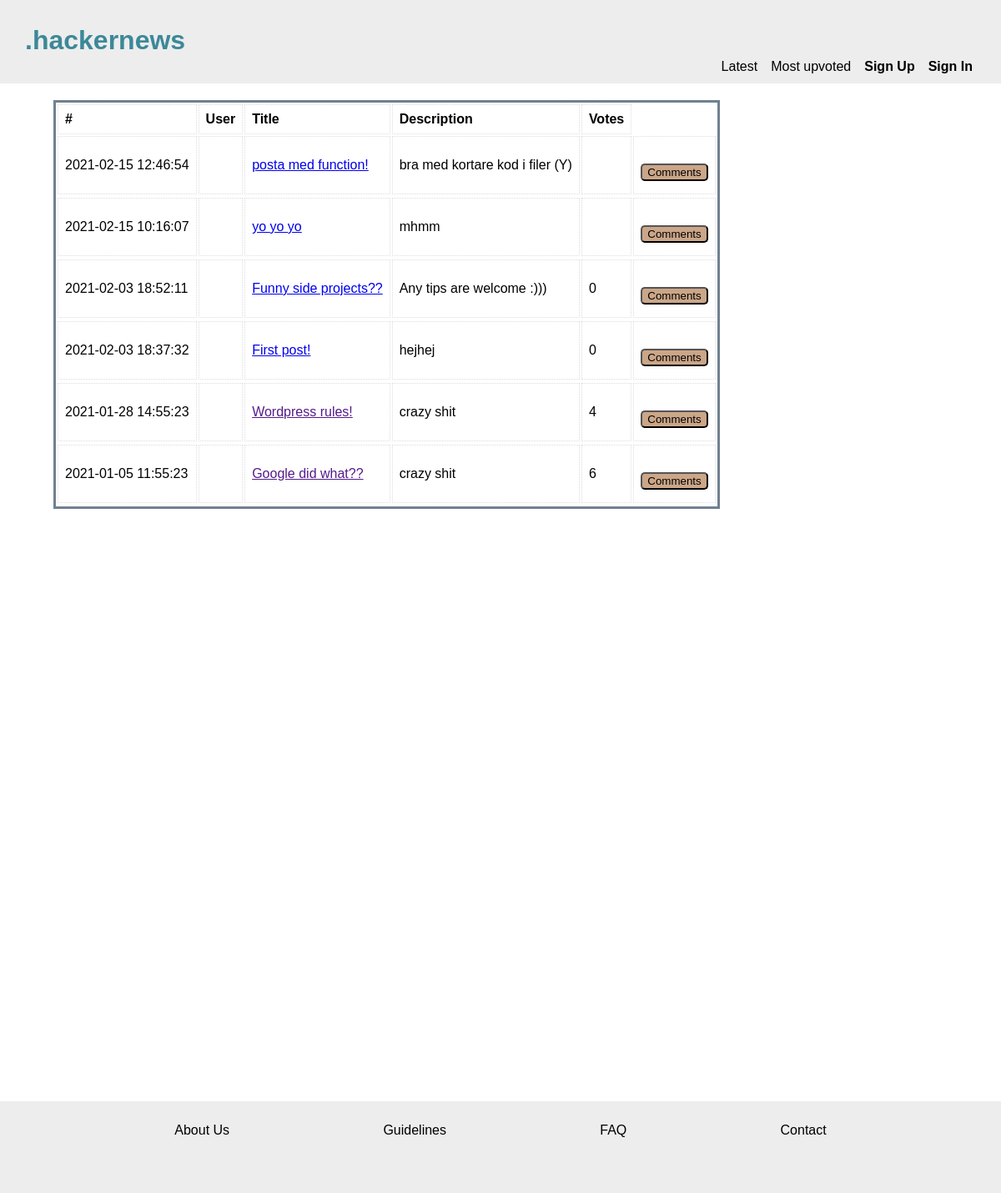
Before: / with the older database file.
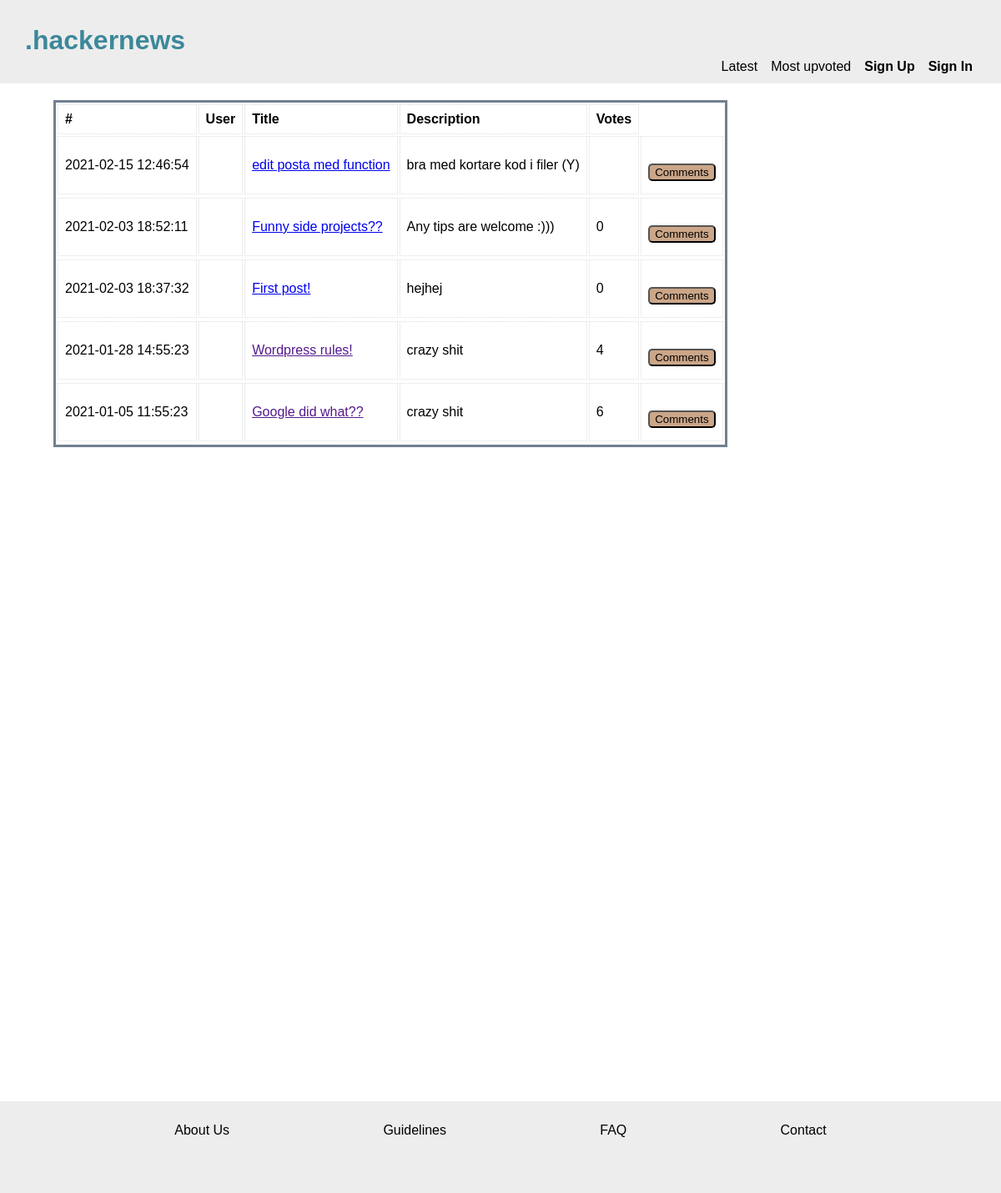
After: the same page with the newer database file.
### tables this page shows
CREATE TABLE posts (
	id INTEGER PRIMARY KEY, 
	users_id INT NOT NULL, 
	author VARCHAR NOT NULL, 
	title VARCHAR, 
	description VARCHAR, 
	link VARCHAR, 
	upvotes INT, 
	published TIMESTAMP NOT NULL,  
	FOREIGN KEY (users_id) REFERENCES users( id), 
	FOREIGN KEY (author) REFERENCES users(username));

### app/functions.php (called while the page is built, shortened)
<?php
function getLatestPosts(PDO $pdo)
{
    $statement = $pdo->prepare('SELECT * FROM posts ORDER BY published DESC');
    $statement->execute();
    $posts = $statement->fetchAll(PDO::FETCH_ASSOC);
    return $posts;
}

### index.php (the view, shortened to what this page needs)
<?php
require __DIR__ . '/app/autoload.php';
require __DIR__ . '/views/header.php';
?>
<main class="boxXL">
    <table class="tablePosts">
        <?php if (isset($_GET['order'])) {
            $posts = getTopPosts($pdo);
        } else {
            $posts = getLatestPosts($pdo);
        } ?>
        <tbody class="tbodyPost">
            <tr>
                <th>#</th>
                <th>User</th>
                <th>Title</th>
                <th>Description</th>
                <th>Votes</th>
            </tr>
            <?php foreach ($posts as $post) : ?>
                <tr class="row-post">
                    <td><?= $post['published']; ?></td>
                    <td><?php if (isset($_SESSION['user'])) : ?>
                            <?php if ($post['author'] === $_SESSION['user']['username']) : ?>
                                <b><?= $post['author']; ?></b>
                                <form action="/editPost.php?post_id=<?= $post['id'] ?>" method="POST">
                                    <button type="submit" name="edit">Edit Post</button>
                                </form>
                            <?php else :
                                echo $post['author']; ?>
                            <?php endif; ?>
                        <?php endif; ?>
                    </td>
                    <td><a href="<?= $post['link']; ?>"> <?= $post['title']; ?></a></td>
                    <td><?= $post['description']; ?></td>
                    <td><?= $post['upvotes']; ?></td>
                    <td>
                        <form action="/singlePost.php" method="POST">
                            <button type="submit" name="show">Comments</button>
                        </form>
                </tr>
        </tbody>
    <?php endforeach; ?>
    </table>
</main>
<?php require __DIR__ . '/views/footer.php'; ?>

### views/header.php (shortened to what this page needs)
<!DOCTYPE html>
<html lang="en">
<head>
    <link rel="stylesheet" href="/assets/css/global.css">
    <link rel="stylesheet" href="/assets/css/header.css">
    <link rel="stylesheet" href="/assets/css/index.css">
    <link rel="stylesheet" href="/assets/css/footer.css">
    <link rel="stylesheet" href="/assets/css/forms.css">
    <link rel="stylesheet" href="/assets/css/login.css">
    <link rel="stylesheet" href="/assets/css/profile.css">
</head>
<body>
    <header>
        <h1><a href="index.php" id="titleLink">.hackernews</a></h1>
        <nav>
            <a href="index.php?order=latest">Latest</a>
            <a href="index.php?order=votes">Most upvoted</a>
            <?php if (isset($_SESSION['user'])) : ?>
                <a href="createPost.php" class="bold">Create Post</a>
                <a href="profile.php" class="bold">My Profile</a>
                <a href="app/users/logout.php" class="bold" >Log Out</a>
            <?php else : ?>
                <a href="login.php" class="bold">Sign Up</a>
                <a href="login.php" class="bold">Sign In</a>
            <?php endif; ?>
        </nav>
    </header>

### views/footer.php
<!DOCTYPE html>
<html lang="en">
<footer>
    <nav>
        <a href="xx">About Us</a>
        <a href="xx">Guidelines</a>
        <a href="xx">FAQ</a>
        <a href="xx">Contact</a>
    </nav>
</footer>
</body>
</html>

### assets/css/global.css (style rules this page uses)
* { box-sizing: border-box; margin: 0; font-family: Arial, Helvetica, sans-serif; }
body { height: 100%; width: 100%; }
:root { --header-footer-bg: rgb(237, 237, 237); --main-bg: rgb(237, 237, 237); --btn: rgb(203, 166, 136); --title-heading: rgb(60, 136, 153); }

### assets/css/header.css (style rules this page uses)
header { background-color: var(--header-footer-bg); text-align: left; font-family: 'Arial'; font-size: 1rem; padding: 30px; height: 100px; position: absolute; top: 0; width: 100%; z-index: 2; }
#titleLink { text-decoration: none; color: var(--title-heading); }
nav { display: flex; justify-content: flex-end; margin: 4px; }
header nav a { color: black; font-size: 1rem; text-decoration: none; margin-left: 1rem; }
.bold { font-weight: bold; }

### assets/css/index.css (style rules this page uses)
.boxXL { margin: 2rem; min-height: 100vh; z-index: 1; max-width: 1000px; margin-top: 120px; }
.tablePosts { max-height: fit-content; min-width: 350px; border: slategray; border-style: solid; margin-left: 2rem; }
td, th { border: 1px dotted #dddddd; text-align: left; padding: 8px; }
.row-post { height: 70px; }

### assets/css/footer.css (style rules this page uses)
footer { background-color: var(--header-footer-bg); text-align: center; font-family: "Arial"; font-size: 1.2rem; bottom: 0; padding: 15px; height: 6rem; width: 100%; margin-top: 50vh; z-index: 0; }
footer nav { display: flex; flex-direction: column; justify-content: space-evenly; margin: 10px; line-height: 20px; }
nav a { color: black; font-size: 1rem; text-decoration: none; }
@media screen and (min-width: 700px) { footer { font-size: 1.5rem; height: 110px; } }
@media screen and (min-width: 700px) { footer nav { display: flex; flex-direction: row; justify-content: space-evenly; margin: 10px; } }

### assets/css/forms.css (style rules this page uses)
form { display: flex; flex-direction: column; line-height: 1.5rem; }
button { border-radius: 5px; max-width: 100px; background-color: var(--btn); margin-top: 1rem; }

Changed rows visible on the page:
removed posts: published "2021-02-15 10:16:07", title "yo yo yo", description "mhmm"
changed posts "bra med kortare kod i filer (Y)": title "posta med function!" → "edit posta med function"
